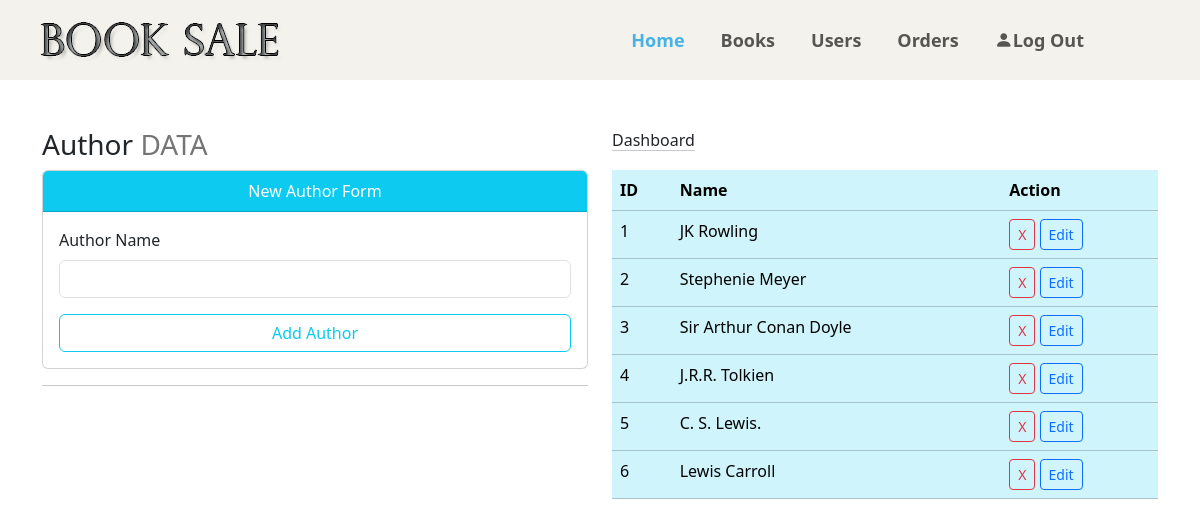
Screenshot of /author.php with the database file from the repository.
### tables this page shows
CREATE TABLE `author` (
  `id` int(11) NOT NULL,
  `author_name` varchar(80) NOT NULL
);

### author.php (the view, shortened to what this page needs)
<?php
    include './programming/admin/connection.php';
?>
<!DOCTYPE html>
<html lang="en">
<head>
    <link rel="stylesheet" href="./css/author.css" />
    <link
      href="https://cdn.jsdelivr.net/npm/bootstrap@5.3.3/dist/css/bootstrap.min.css"
      rel="stylesheet"
    />
    <link
      rel="stylesheet"
      href="https://cdn.jsdelivr.net/npm/bootstrap-icons@1.11.3/font/bootstrap-icons.min.css"
    />
    <link
      rel="stylesheet"
      href="https://cdnjs.cloudflare.com/ajax/libs/animate.css/4.1.1/animate.min.css"
    />
</head>
<body>
    <nav class="navbar navbar-expand-lg pt-3 pb-3">
        <div class="container-fluid ms-4">
            <a class="logo" href="#">
            <div class="col-md-2">
                            <div class="main-logo">
                                <a href="index.php"><img src="images/B.png" alt="logo"></a>
                            </div>
                        </div>
            </a>
            <div class="collapse navbar-collapse" id="navbarSupportedContent">
            <ul class="navbar-nav mx-auto mb-2 mb-lg-0">
                <li class="nav-item">
                <a class="nav-link active" aria-current="page" href="./index.php"
                    >Home</a
                >
                </li>
                <li class="nav-item">
                <a class="nav-link" href="./book.php">Books</a>
                </li>
                <li class="nav-item">
                <a class="nav-link" href="./user.php">Users</a>
                </li>
                <li class="nav-item">
                <a class="nav-link" href="./order.php">Orders</a>
                </li>
                <li class="nav-item">
                <a class="nav-link" href="./logout.php"
                    ><i class="bi bi-person-fill"></i>Log Out</a
                >
                </li>
            </ul>
            </div>
        </div>
    </nav>
    <div class="container">
        <div class="row mt-5">
            <div class="col-md-6">
                <h3>
                    Author <span style="color: #757575;">DATA</span>
                </h3>
            </div>
            <div class="col-md-6">
                <a href="./dashboard.php" class="link-dark link-offset-2 link-underline-opacity-25 link-underline-opacity-100-hover me-2">Dashboard</a>
            </div>
        </div>
        <div class="row">
            <div class="col-md-6">
                <div class="card">
                    <div class="card-header bg-info text-center text-white">New Author Form</div>
                    <div class="card-body">
                        <form action="" method="post">
                        <div class="mb-3">
                            <label for="" class="form-label">Author Name</label>
                            <input type="text" name="authorname" id="" class="form-control">
                        </div>
                        <div class="d-grid">
                            <input type="submit" value="Add Author" name="btnaddauthor" class="btn btn-outline-info">
                        </div>
                        </form>
                    </div>
                </div>
                <hr>
            </div>
            <div class="col-md-6">
                <table class="table table-stripe table-info">
                    <tr>
                        <th>ID</th>
                        <th>Name</th>
                        <th>Action</th>
                    </tr>
                    <?php
                        $query="Select * from author";
                        $go_query=mysqli_query($connection,$query);
                        while($row=mysqli_fetch_array($go_query))
                        {
                            $aut_id=$row['id'];
                            $aut_name=$row['author_name'];
                            echo"<tr>";
                            echo"<td>{$aut_id}</td>";
                            echo"<td>{$aut_name}</td>";
                            echo"<td>
                                <a href='author.php?action=delete&aid={$aut_id}' class='btn btn-outline-danger btn-sm'>X</a>
                                <a href='author.php?action=edit&aid={$aut_id}' class='btn btn-outline-primary btn-sm'>Edit</a>
                            </td>";
                            echo"</tr>";
                        }
                        ?>
                </table>
            </div>
        </div>
    </div>
</body>
</html>

### css/author.css (style rules this page uses)
.navbar { background-color: #f3f2ec; padding-left: 4rem; padding-right: 4rem; }
ul.navbar-nav.mx-auto.mb-2.mb-lg-0 { margin-right: 10% !important; }
.logo { text-decoration-line: none; }
.nav-item { padding-left: 20px; font-size: 18px; font-weight: 600; }
.nav-link { color: #fff; font-size: 18px; }
.nav-link.active, .nav-link:hover { color: #47b2e4 !important; }

### rows the page displays
author: id "1", author_name "JK Rowling"
author: id "2", author_name "Stephenie Meyer"
author: id "3", author_name "Sir Arthur Conan Doyle"
author: id "4", author_name "J.R.R. Tolkien"
author: id "5", author_name "C. S. Lewis."
author: id "6", author_name "Lewis Carroll"
